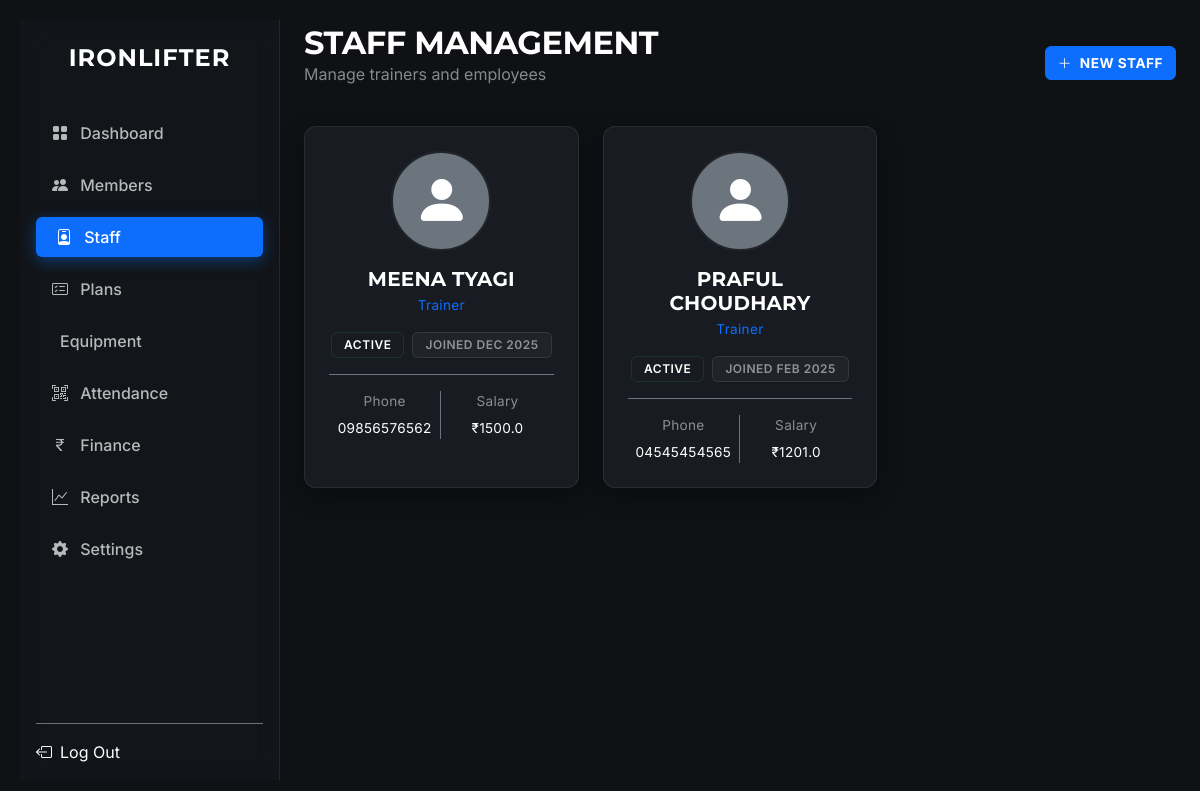
Page /staff/ (signed in) on the committed database.
### src/models/staff.py (models this page shows, shortened)
class Staff(db.Model):
    __tablename__ = 'staff'
    id = db.Column(db.Integer, primary_key=True)
    first_name = db.Column(db.String(50), nullable=False)
    last_name = db.Column(db.String(50), nullable=False)
    email = db.Column(db.String(120), unique=True, nullable=False)
    phone = db.Column(db.String(20))
    position = db.Column(db.String(50))
    salary = db.Column(db.Float)
    hire_date = db.Column(db.Date, default=datetime.utcnow)
    status = db.Column(db.String(20), default='Active') # Added status field
    salary_payments = db.relationship('SalaryPayment', backref='staff', lazy=True)
    attendance = db.relationship('StaffAttendance', backref='staff', lazy=True)
    @property
    def name(self):
        return f"{self.first_name} {self.last_name}"
    @property
    def role(self):
        return self.position

### src/routes/staff_routes.py (the view)
@staff_routes.route('/')
@login_required
def list_staff():
    staff_members = Staff.query.all()
    return render_template('staff.html', active_page='staff', staff=staff_members)

### src/templates/staff.html
{% extends "base.html" %}
{% block content %}
<div class="container fade-in">
    <div class="d-flex justify-content-between align-items-center mb-4">
        <div>
            <h2 class="fw-bold text-white mb-0">Staff Management</h2>
            <p class="text-white-50">Manage trainers and employees</p>
        </div>
        <a href="{{ url_for('staff.new_staff') }}" class="btn btn-primary fw-bold">
            <i class="bi bi-plus-lg me-2"></i>New Staff
        </a>
    </div>
    <div class="row g-4" id="staffGrid">
        {% for s in staff %}
        <div class="col-md-6 col-lg-4 staff-card">
            <div class="card h-100 bg-dark border-secondary hover-card" onclick="window.location='{{ url_for('staff.view_staff', id=s.id) }}'" style="cursor: pointer;">
                <div class="card-body p-4 text-center">
                    <div class="mb-3">
                        {% if s.photo_path %}
                        <img src="{{ url_for('static', filename='uploads/staff/' + s.photo_path) }}" class="rounded-circle border border-2 border-primary" width="100" height="100" style="object-fit: cover;">
                        {% else %}
                        <div class="rounded-circle bg-secondary d-inline-flex align-items-center justify-content-center border border-2 border-dark" style="width: 100px; height: 100px;">
                            <i class="bi bi-person-fill display-4 text-white"></i>
                        </div>
                        {% endif %}
                    </div>
                    <h5 class="fw-bold text-white mb-1 name-text">{{ s.name }}</h5>
                    <p class="text-primary small mb-3 role-text">{{ s.role }}</p>
                    <div class="d-flex justify-content-center gap-2 mb-3">
                        <span class="badge bg-success bg-opacity-10 text-success border border-success border-opacity-25">Active</span>
                        <span class="badge bg-secondary bg-opacity-10 text-white-50 border border-secondary border-opacity-25">Joined {{ s.hire_date.strftime('%b %Y') }}</span>
                    </div>
                    <div class="row border-top border-secondary pt-3 mt-3 g-0">
                        <div class="col-6 border-end border-secondary">
                            <small class="text-white-50 d-block mb-1">Phone</small>
                            <span class="text-white small">{{ s.phone }}</span>
                        </div>
                        <div class="col-6">
                            <small class="text-white-50 d-block mb-1">Salary</small>
                            <span class="text-white small">₹{{ s.salary }}</span>
                        </div>
                    </div>
                </div>
            </div>
        </div>
        {% else %}
        <div class="col-12 text-center py-5">
            <i class="bi bi-people display-1 text-secondary opacity-50 mb-3"></i>
            <h4 class="text-white">No staff members found</h4>
            <p class="text-white-50">Click "New Staff" to add your first employee.</p>
        </div>
        {% endfor %}
    </div>
</div>
{% endblock %}

### src/static/css/style.css (style rules this page uses)
:root { --primary-color: #0d6efd; --accent: #E6AF2E; --background-dark: #0f1115; --sidebar-bg: rgba(20, 23, 28, 0.7); --card-bg: #181b21; --text-main: #ffffff; --text-muted: #a0a0a0; --font-heading: 'Montserrat', -apple-system, system-ui, sans-serif; --font-body: 'Inter', -apple-system, system-ui, sans-serif; --glass-border: rgba(255, 255, 255, 0.08); --card-shadow: 0 8px 24px rgba(0, 0, 0, 0.4); --space-xs: 4px; --space-sm: 8px; --space-md: 16px; --space-lg: 24px; --space-xl: 32px; --lh-tight: 1.2; --lh-base: 1.5; }
h1, h2, h3, h4, h5, h6, .navbar-brand, .modal-title, .badge { font-family: var(--font-heading); text-transform: uppercase; letter-spacing: 1px; font-weight: 500; }
.display-4, .display-1 { font-weight: 700; letter-spacing: 0px; }
body { background-color: var(--background-dark) !important; color: #e0e0e0 !important; font-family: var(--font-body); -webkit-font-smoothing: antialiased; }
.wrapper, .main-panel, .content, .container, .container-fluid { background-color: transparent !important; }
a { text-decoration: none; transition: color 0.2s; }
h1, h2, h3, h4, h5, h6, .navbar-brand { font-family: var(--font-heading); color: #fff; margin-top: 0; margin-bottom: var(--space-md); line-height: var(--lh-tight); }
h1, .display-1, .display-4 { font-weight: 800; letter-spacing: -1px; }
h2, h3 { font-weight: 700; letter-spacing: -0.5px; }
h4, h5, h6 { font-weight: 600; letter-spacing: 0.2px; text-transform: uppercase; color: rgba(255, 255, 255, 0.9); }
p { margin-bottom: var(--space-md); line-height: var(--lh-base); color: rgba(255, 255, 255, 0.75); }
.small, small { font-size: 0.85rem; letter-spacing: 0.3px; }
.card { background-color: var(--card-bg) !important; border: 1px solid var(--glass-border) !important; border-radius: 12px; box-shadow: var(--card-shadow); color: #fff; transition: transform 0.2s ease, box-shadow 0.2s ease, border-color 0.2s; }
.card-body { padding: var(--space-lg) !important; }
.badge { font-family: var(--font-body); font-weight: 600; letter-spacing: 0.5px; padding: 6px 12px; border-radius: 6px; text-transform: uppercase; font-size: 0.75rem; }
.bg-success, .badge-success { background-color: var(--success-bg) !important; color: var(--success-text) !important; border: 1px solid rgba(25, 135, 84, 0.2); }
.btn { border-radius: 6px !important; padding: 0.375rem 0.75rem !important; font-weight: 600; text-transform: uppercase; font-size: 0.85rem; letter-spacing: 0.5px; transition: all 0.2s ease; box-shadow: none !important; }
.btn-primary { background-color: var(--primary-color); border-color: var(--primary-color); }

### rows in the picture
Staff: name "MEENA TYAGI", role "Trainer", hire_date "DEC 2025", phone "09856576562", salary "1500.0"
Staff: name "PRAFUL CHOUDHARY", role "Trainer", hire_date "FEB 2025", phone "04545454565", salary "1201.0"
